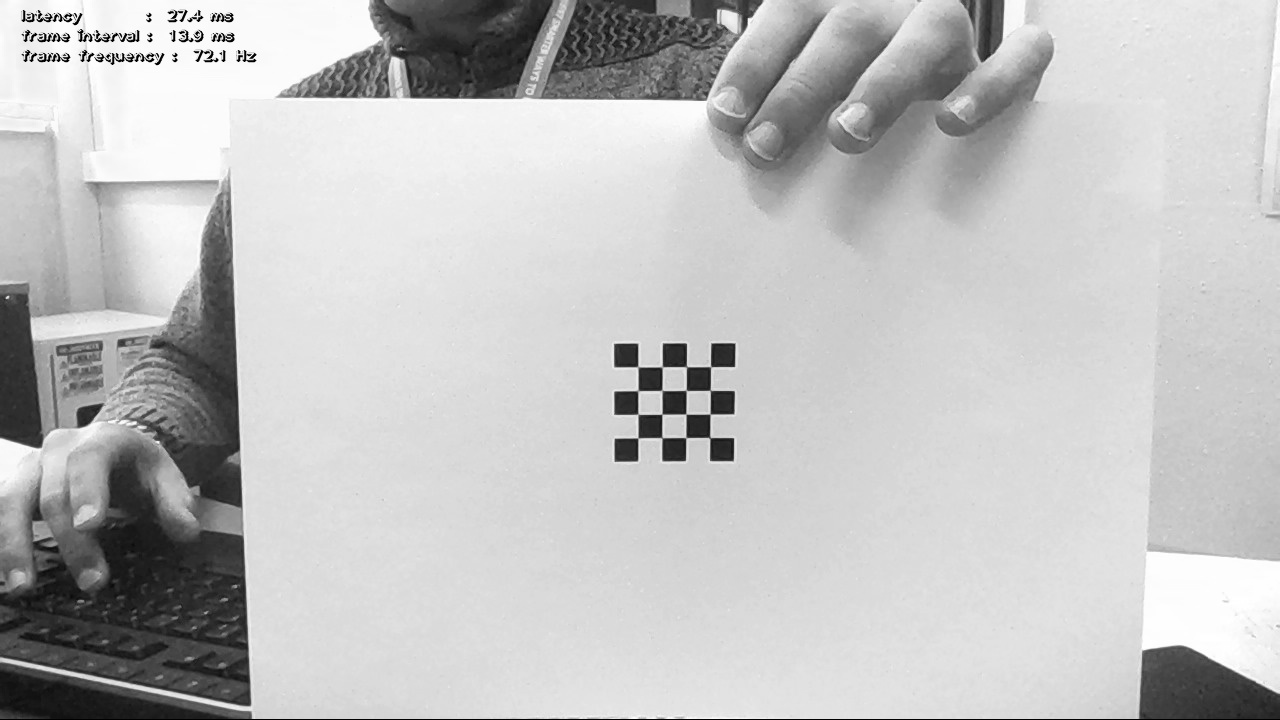
#> input picture Sources/Camera/Tracking/chessboard/New folder (3)/img0.jpg, 1280 x 720 px, given in place of the camera
$ python areadetector.py   (older library calls are emulated)
#> lines starting #> are read from the running program, lines starting #| are printed output that depends on the picture
#!/usr/bin/env python
# -*- coding: utf-8 -*-

'''
Multithreaded video processing sample. Feature tracker with MOSSE method.
Select your areas to be tracked.
Keyboard shortcuts:
   ESC - exit
   C - clean trackers
'''

# Python 2/3 compatibility
from __future__ import print_function
import sys

PY3 = sys.version_info[0] == 3

if PY3:
    xrange = range

import numpy as np
import cv2
from multiprocessing.pool import ThreadPool
from collections import deque
import colorbox as cb
from common import clock, draw_str, RectSelector
# import video
from time import sleep


class NewMOSSE:
    def __init__(self, frame, rect):
        self.eps = 1e-5
        x1, y1, x2, y2 = rect
        w, h = map(cv2.getOptimalDFTSize, [x2 - x1, y2 - y1])
        x1, y1 = (x1 + x2 - w) // 2, (y1 + y2 - h) // 2
        self.pos = x, y = x1 + 0.5 * (w - 1), y1 + 0.5 * (h - 1)
        self.size = w, h
        img = cv2.getRectSubPix(frame, (w, h), (x, y))

        self.win = cv2.createHanningWindow((w, h), cv2.CV_32F)
        g = np.zeros((h, w), np.float32)
        g[h // 2, w // 2] = 1
        g = cv2.GaussianBlur(g, (-1, -1), 2.0)
        g /= g.max()

        self.G = cv2.dft(g, flags=cv2.DFT_COMPLEX_OUTPUT)
        self.H1 = np.zeros_like(self.G)
        self.H2 = np.zeros_like(self.G)
        for _i in xrange(128):
            a = self.preprocess(self.rnd_warp(img))
            A = cv2.dft(a, flags=cv2.DFT_COMPLEX_OUTPUT)
            self.H1 += cv2.mulSpectrums(self.G, A, 0, conjB=True)
            self.H2 += cv2.mulSpectrums(A, A, 0, conjB=True)
        self.update_kernel()
        self.update(frame, 0.05, 10)

    def update(self, frame, rate=0.125, psr=8.0):
        (x, y), (w, h) = self.pos, self.size
        self.last_img = img = cv2.getRectSubPix(frame, (w, h), (x, y))
        img = self.preprocess(img)
        self.last_resp, (dx, dy), self.psr = self.correlate(img)
        self.good = self.psr > psr
        if not self.good:
            return
        self.last_img = img = cv2.getRectSubPix(frame, (w, h), (x, y))
        img = self.preprocess(img)

        A = cv2.dft(img, flags=cv2.DFT_COMPLEX_OUTPUT)
        H1 = cv2.mulSpectrums(self.G, A, 0, conjB=True)
        H2 = cv2.mulSpectrums(A, A, 0, conjB=True)
        self.H1 = self.H1 * (1.0 - rate) + H1 * rate
        self.H2 = self.H2 * (1.0 - rate) + H2 * rate
        self.update_kernel()

    # [27 lines left out: functions get_subframe, state_vis, draw_state, not called in this run]

    def preprocess(self, img):
        img = np.log(np.float32(img) + 1.0)
        img = (img - img.mean()) / (img.std() + self.eps)
        return img * self.win

    def correlate(self, img):
        C = cv2.mulSpectrums(cv2.dft(img, flags=cv2.DFT_COMPLEX_OUTPUT)
                             , self.H, 0, conjB=True)
        resp = cv2.idft(C, flags=cv2.DFT_SCALE | cv2.DFT_REAL_OUTPUT)
        h, w = resp.shape
        _, mval, _, (mx, my) = cv2.minMaxLoc(resp)
        side_resp = resp.copy()
        cv2.rectangle(side_resp, (mx - 5, my - 5), (mx + 5, my + 5), 0, -1)
        smean, sstd = side_resp.mean(), side_resp.std()
        psr = (mval - smean) / (sstd + self.eps)
        return resp, (mx - w // 2, my - h // 2), psr

    def update_kernel(self):
        self.H = self.divSpec(self.H1, self.H2)
        self.H[..., 1] *= -1

    def rnd_warp(self, a):
        h, w = a.shape[:2]
        T = np.zeros((2, 3))
        coef = 0.2
        ang = (np.random.rand() - 0.5) * coef
        c, s = np.cos(ang), np.sin(ang)
        T[:2, :2] = [[c, -s], [s, c]]
        T[:2, :2] += (np.random.rand(2, 2) - 0.5) * coef
        c = (w / 2, h / 2)
        T[:, 2] = c - np.dot(T[:2, :2], c)
        return cv2.warpAffine(a, T, (w, h), borderMode=cv2.BORDER_REFLECT)

    def divSpec(self, A, B):
        Ar, Ai = A[..., 0], A[..., 1]
        Br, Bi = B[..., 0], B[..., 1]
        C = (Ar + 1j * Ai) / (Br + 1j * Bi)
        C = np.dstack([np.real(C), np.imag(C)]).copy()
        return C


class App:
    def __init__(self, video_src, color_chc):
#> called with video_src = 0, color_chc = 'dark_red'
        self.cap = cv2.VideoCapture(video_src)
        width = 1280
        height = 720
        self.cap.set(3, width)
        self.cap.set(4, height)
        self.color_chc = color_chc

        self.threadn = cv2.getNumberOfCPUs()
        self.pool = ThreadPool(processes=self.threadn)

        _, frame = self.cap.read()
#> frame is the input picture: shape (720, 1280, 3); min 0, max 255, mean 192.5
        cv2.imshow('frame', frame)
        self.init_tracker(frame)

    def init_tracker(self, frame):
        self.trackers = []
        height, width = frame.shape[:2]
#> height = 720; width = 1280
        divframe = 8
        xi = 0
        yi = 0
        divwidth = int(width / divframe)
#> divwidth = 160
        divheight = int(height / divframe)
#> divheight = 90
        for i in range(divframe):
            for j in range(divframe):
                rect = xi, yi, xi + divwidth, yi + divheight
                self.onrect(rect, frame)
                xi = xi + divwidth
            yi = yi + divheight
            xi = 0
#> this loop made 8 passes
#> pass 1, in __init__, `img = cv2.getRectSubPix(frame, (w, h), (x, y))`:
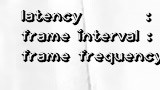
#> img: shape (90, 160); min 0, max 255, mean 222.4
#> pass 1, in preprocess, `img = np.log(np.float32(img) + 1.0)`:
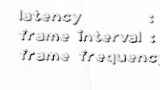
#> img: shape (90, 160) float32; min 0, max 5.55, mean 5.31; drawn with min black and max white

    def onrect(self, rect, frame):
        frame_gray = cv2.cvtColor(frame, cv2.COLOR_BGR2GRAY)
        tracker = NewMOSSE(frame_gray, rect)
        self.trackers.append(tracker)

    # [16 lines left out: function process_frame, not called in this run]

    def run(self):
        while True:
#> (the run stopped early here; a loop or call above may not have finished)

$ run again, on Sources/Camera/Tracking/chessboard/New folder (3)/img2.jpg
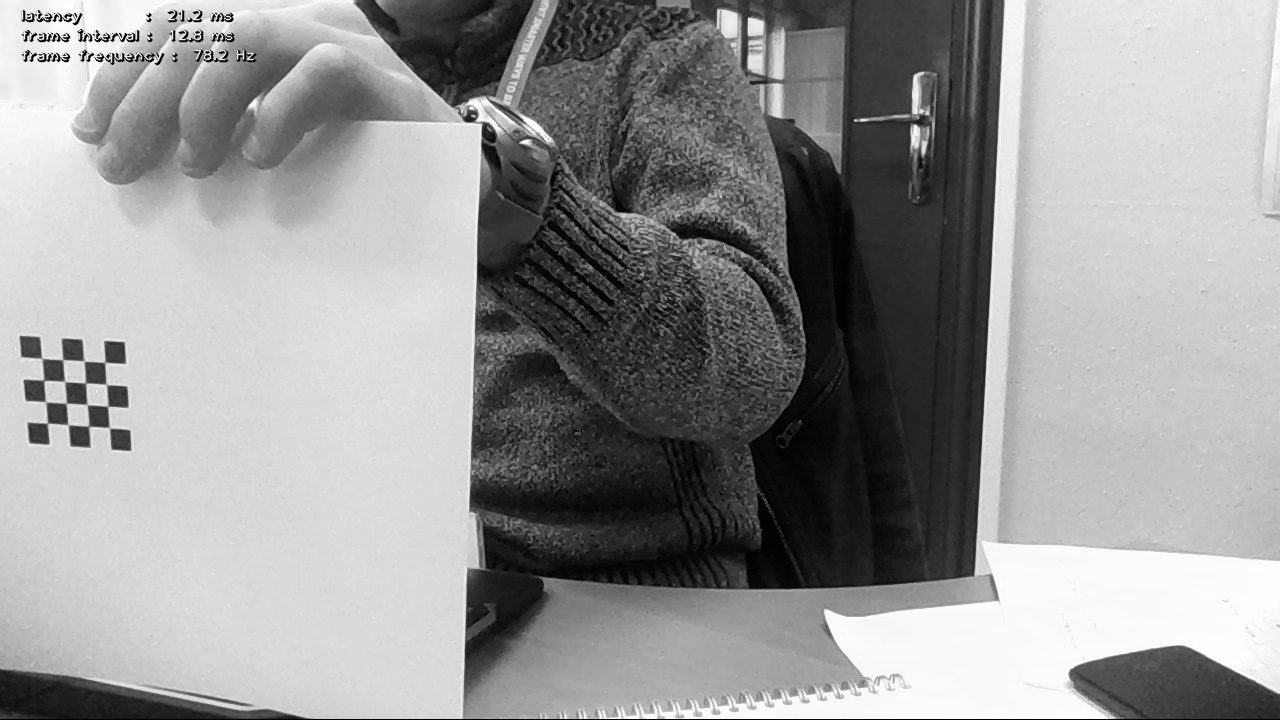
#> input picture Sources/Camera/Tracking/chessboard/New folder (3)/img2.jpg, 1280 x 720 px, given in place of the camera
#> in __init__, frame is the input picture: shape (720, 1280, 3); min 0, max 255, mean 150.2
#> the loop in init_tracker, `for i in range(divframe):` made 8 passes
#> pass 1, in __init__, `img = cv2.getRectSubPix(frame, (w, h), (x, y))`:
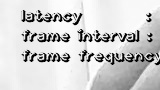
#> img: shape (90, 160); min 0, max 255, mean 208
#> pass 1, in preprocess, `img = np.log(np.float32(img) + 1.0)`:
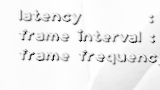
#> img: shape (90, 160) float32; min 0, max 5.55, mean 5.24; drawn with min black and max white

$ run again, on Sources/Camera/Tracking/chessboard/New folder (3)/img3.jpg
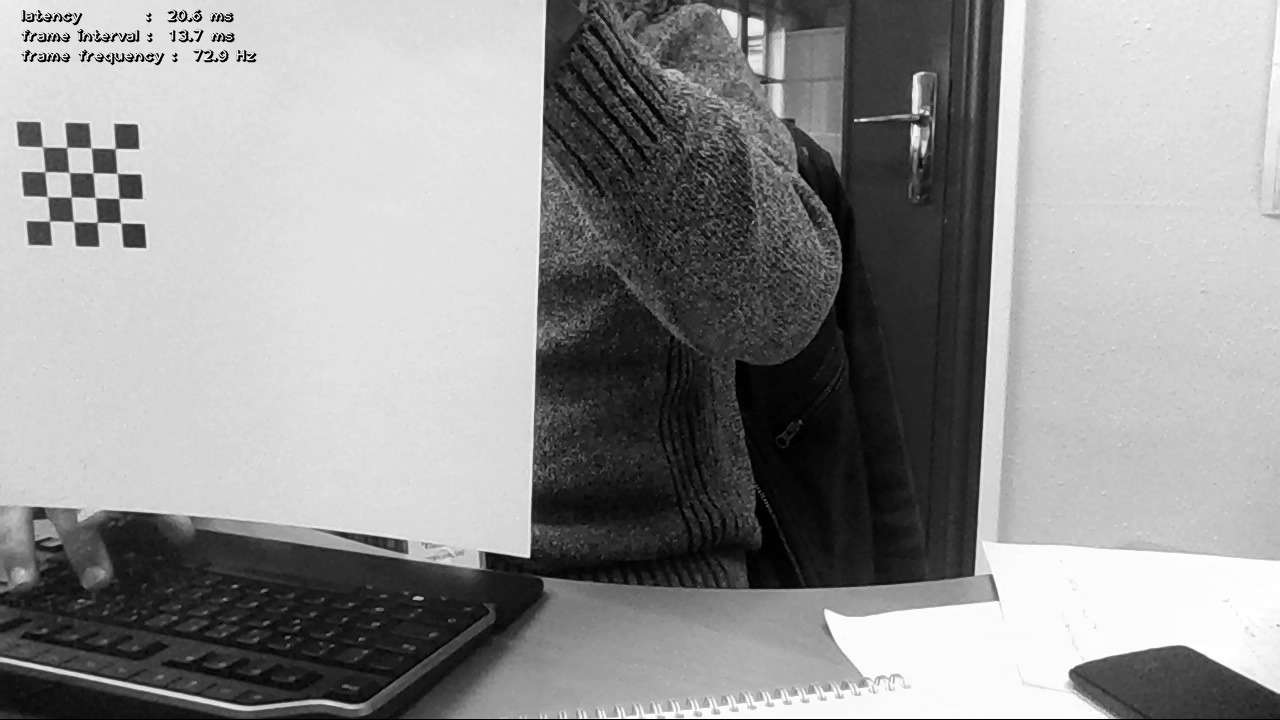
#> input picture Sources/Camera/Tracking/chessboard/New folder (3)/img3.jpg, 1280 x 720 px, given in place of the camera
#> in __init__, frame is the input picture: shape (720, 1280, 3); min 0, max 255, mean 146.5
#> the loop in init_tracker, `for i in range(divframe):` made 8 passes
#> pass 1, in __init__, `img = cv2.getRectSubPix(frame, (w, h), (x, y))`:
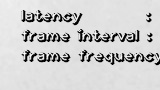
#> img: shape (90, 160); min 0, max 255, mean 204.8
